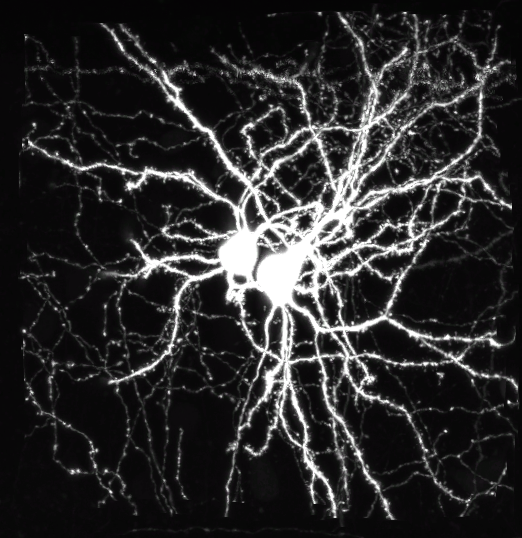
#> input picture python/Frangi-filter-based-Hessian-master/Screenshots/18454-1.png, 522 x 538 px, found by its file name
$ python FrangiFilter2D.py
#> lines starting #> are read from the running program, lines starting #| are printed output that depends on the picture
import numpy as np
import cv2
import math
from scipy import signal


def Hessian2D(I,Sigma):
    #求输入图像的Hessian矩阵
    #实际上中间包含了高斯滤波，因为二阶导数对噪声非常敏感
    #输入：
    #   I : 单通道double类型图像
    #   Sigma : 高斯滤波卷积核的尺度
    #
    # 输出 : Dxx, Dxy, Dyy: 图像的二阶导数
    if Sigma<1:
        print("error: Sigma<1")
        return -1
    I=np.array(I,dtype=float)
    Sigma=np.array(Sigma,dtype=float)
    S_round=np.round(3*Sigma)

    [X,Y]= np.mgrid[-S_round:S_round+1,-S_round:S_round+1]

    #构建卷积核：高斯函数的二阶导数
    DGaussxx = 1/(2*math.pi*pow(Sigma,4)) * (X**2/pow(Sigma,2) - 1) * np.exp(-(X**2 + Y**2)/(2*pow(Sigma,2)))
    DGaussxy = 1/(2*math.pi*pow(Sigma,6)) * (X*Y) * np.exp(-(X**2 + Y**2)/(2*pow(Sigma,2)))
    DGaussyy = 1/(2*math.pi*pow(Sigma,4)) * (Y**2/pow(Sigma,2) - 1) * np.exp(-(X**2 + Y**2)/(2*pow(Sigma,2)))
    # print(DGaussxx)
    # for i in range(len(DGaussxx)):
    #     print(DGaussxy[i])
    input("");
    Dxx = signal.convolve2d(I,DGaussxx,boundary='fill',mode='same',fillvalue=0)
    Dxy = signal.convolve2d(I,DGaussxy,boundary='fill',mode='same',fillvalue=0)
    Dyy = signal.convolve2d(I,DGaussyy,boundary='fill',mode='same',fillvalue=0)

    return Dxx,Dxy,Dyy


def eig2image(Dxx,Dxy,Dyy):
    # This function eig2image calculates the eigen values from the
    # hessian matrix, sorted by abs value. And gives the direction
    # of the ridge (eigenvector smallest eigenvalue) .
    # input:Dxx,Dxy,Dyy图像的二阶导数
    # output:Lambda1,Lambda2,Ix,Iy
    #Compute the eigenvectors of J, v1 and v2
    Dxx=np.array(Dxx,dtype=float)
    Dyy=np.array(Dyy,dtype=float)
    Dxy=np.array(Dxy,dtype=float)
    if (len(Dxx.shape)!=2):
        print("len(Dxx.shape)!=2,Dxx不是二维数组！")
        return 0

    tmp = np.sqrt( (Dxx - Dyy)**2 + 4*Dxy**2)

    v2x = 2*Dxy
    v2y = Dyy - Dxx + tmp

    mag = np.sqrt(v2x**2 + v2y**2)
    i=np.array(mag!=0)

    v2x[i==True] = v2x[i==True]/mag[i==True]
    v2y[i==True] = v2y[i==True]/mag[i==True]

    v1x = -v2y
    v1y = v2x

    mu1 = 0.5*(Dxx + Dyy + tmp)
    mu2 = 0.5*(Dxx + Dyy - tmp)

    check=abs(mu1)>abs(mu2)

    Lambda1=mu1.copy()
    Lambda1[check==True] = mu2[check==True]
    Lambda2=mu2
    Lambda2[check==True] = mu1[check==True]

    Ix=v1x
    Ix[check==True] = v2x[check==True]
    Iy=v1y
    Iy[check==True] = v2y[check==True]

    return Lambda1,Lambda2,Ix,Iy


def FrangiFilter2D(I):
    I=np.array(I,dtype=float)
    defaultoptions = {'FrangiScaleRange':(1,10), 'FrangiScaleRatio':2, 'FrangiBetaOne':0.5, 'FrangiBetaTwo':15, 'verbose':True,'BlackWhite':False};
    options=defaultoptions


    sigmas=np.arange(options['FrangiScaleRange'][0],options['FrangiScaleRange'][1],options['FrangiScaleRatio'])
    sigmas.sort()#升序

    beta  = 2*pow(options['FrangiBetaOne'],2)
    c     = 2*pow(options['FrangiBetaTwo'],2)

    #存储滤波后的图像
    shape=(I.shape[0],I.shape[1],len(sigmas))
#> shape = (538, 522, 5)
    ALLfiltered=np.zeros(shape)
    ALLangles  =np.zeros(shape)

    #Frangi filter for all sigmas
    Rb=0
    S2=0
    for i in range(len(sigmas)):
        #Show progress
        if(options['verbose']):
            print('Current Frangi Filter Sigma: ',sigmas[i])

        #Make 2D hessian
        [Dxx,Dxy,Dyy] = Hessian2D(I,sigmas[i])

        #Correct for scale
        Dxx = pow(sigmas[i],2)*Dxx
        Dxy = pow(sigmas[i],2)*Dxy
        Dyy = pow(sigmas[i],2)*Dyy

        #Calculate (abs sorted) eigenvalues and vectors
        [Lambda2,Lambda1,Ix,Iy]=eig2image(Dxx,Dxy,Dyy)

        #Compute the direction of the minor eigenvector
        angles = np.arctan2(Ix,Iy)

        #Compute some similarity measures
        Lambda1[Lambda1==0] = np.spacing(1)

        Rb = (Lambda2/Lambda1)**2
        S2 = Lambda1**2 + Lambda2**2

        #Compute the output image
        Ifiltered = np.exp(-Rb/beta) * (np.ones(I.shape)-np.exp(-S2/c))

        #see pp. 45
        if(options['BlackWhite']):
            Ifiltered[Lambda1<0]=0
        else:
            Ifiltered[Lambda1>0]=0

        #store the results in 3D matrices
        ALLfiltered[:,:,i] = Ifiltered
        ALLangles[:,:,i] = angles

        # Return for every pixel the value of the scale(sigma) with the maximum
        # output pixel value
        if len(sigmas) > 1:
            outIm=ALLfiltered.max(2)
        else:
            outIm = (outIm.transpose()).reshape(I.shape)
#> this loop made 5 passes
#> (Sigma in Hessian2D, S_round in Hessian2D) on passes 1 to 5: (1, 3), (3, 9), (5, 15), (7, 21), (9, 27)
#> pass 1, in eig2image, `tmp = np.sqrt( (Dxx - Dyy)**2 + 4*Dxy**2)`:
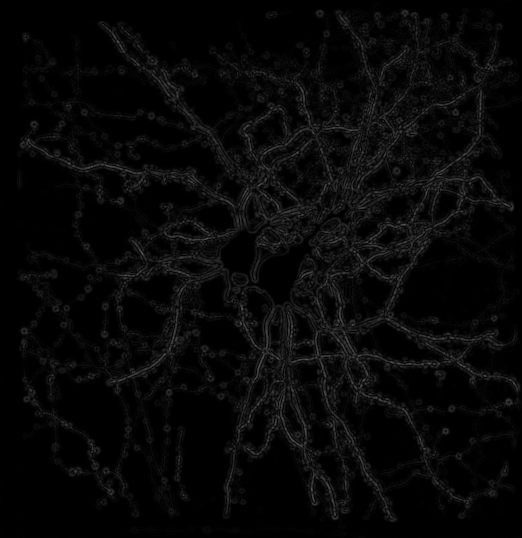
#> tmp: shape (538, 522) float64; min 1.02e-20, max 0.344, mean 0.0314
#> after the loop:
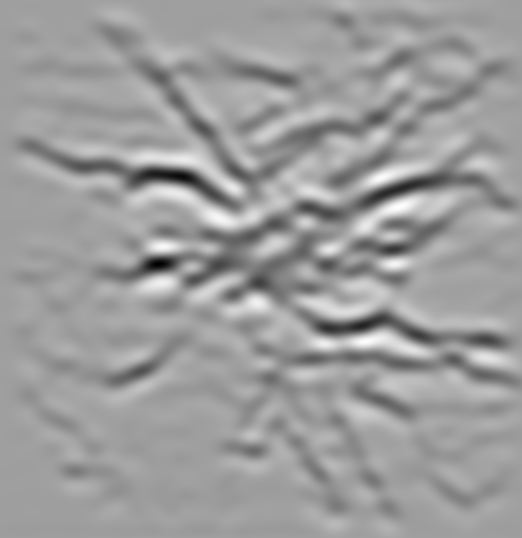
#> Dxx: shape (538, 522) float64; min -0.294, max 0.177, mean -0.00387; drawn with min black and max white
#> after the loop:
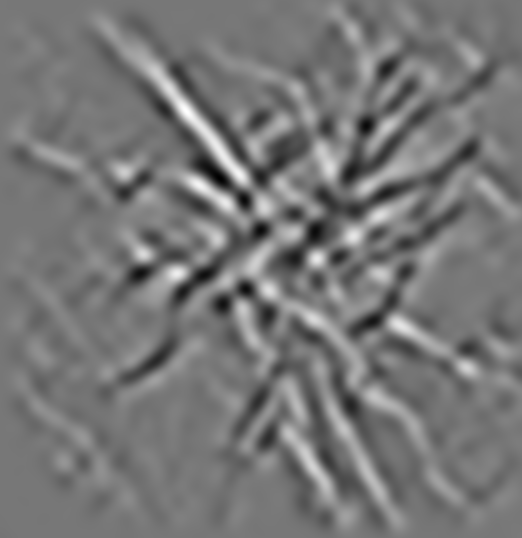
#> Dxy: shape (538, 522) float64; min -0.122, max 0.139, mean -2.83e-07; drawn with min black and max white
#> after the loop:
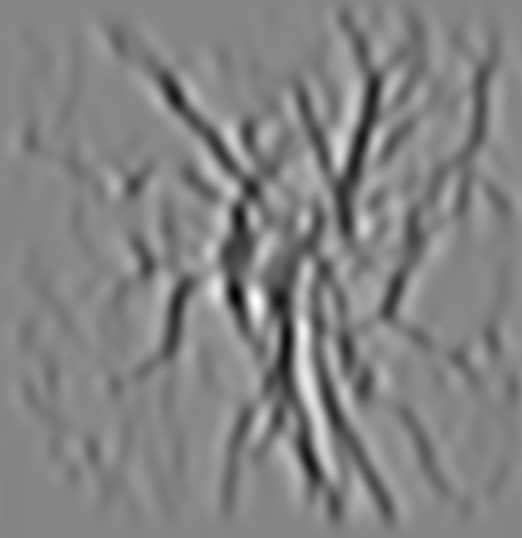
#> Dyy: shape (538, 522) float64; min -0.271, max 0.245, mean -0.00401; drawn with min black and max white
#> after the loop:
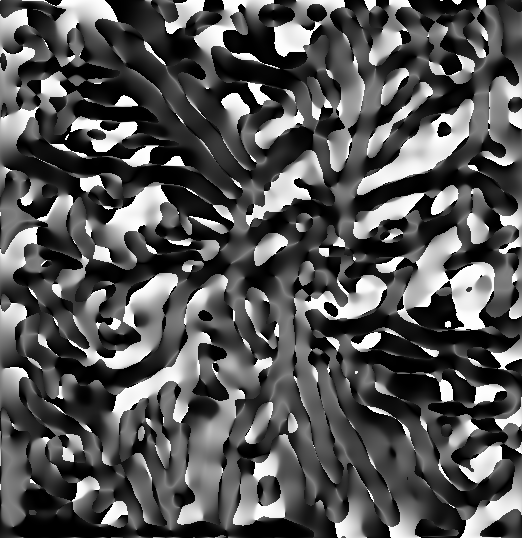
#> Ix: shape (538, 522) float64; min -1, max 1, mean -0.332; drawn with min black and max white
#> after the loop:
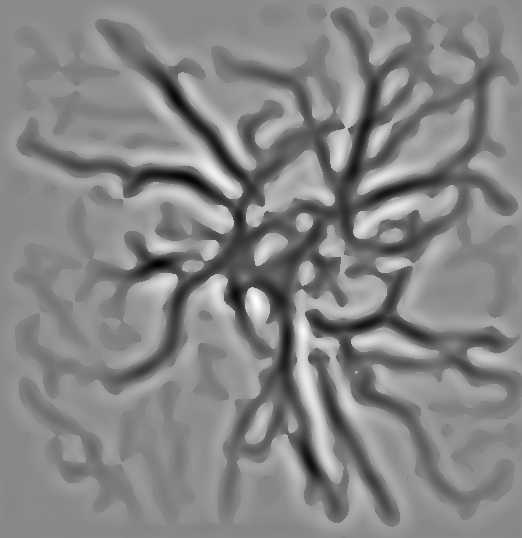
#> Lambda1: shape (538, 522) float64; min -0.295, max 0.251, mean -0.00816; drawn with min black and max white

    return outIm

if __name__ == "__main__":
    imagename="D:\github\\usualProject\python\Frangi-filter-based-Hessian-master\Screenshots\\18454-1.png"
    image=cv2.imread(imagename,0)
    blood = cv2.normalize(image.astype('double'), None, 0.0, 1.0, cv2.NORM_MINMAX) # Convert to normalized floating point
    outIm=FrangiFilter2D(blood)
    img=outIm*(10000)

    # img = (img / (np.max(img)) * 255)
    cv2.imshow('img',img)
    # print(np.max(img))
    # img=(img/(np.max(img)-np.min(img))*512).astype("int8")

    # print(img)
    cv2.imwrite(imagename+"result.png",img)
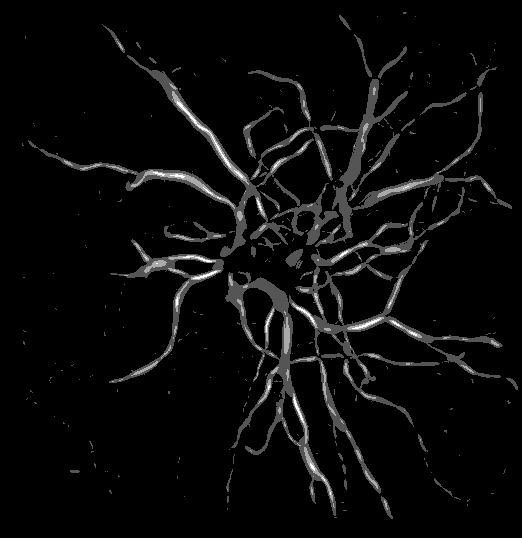
#> saved as 18454-1.pngresult.png: shape (538, 522); min 0, max 3, mean 0.121; drawn with min black and max white
    cv2.waitKey(0)
    cv2.destroyAllWindows()
